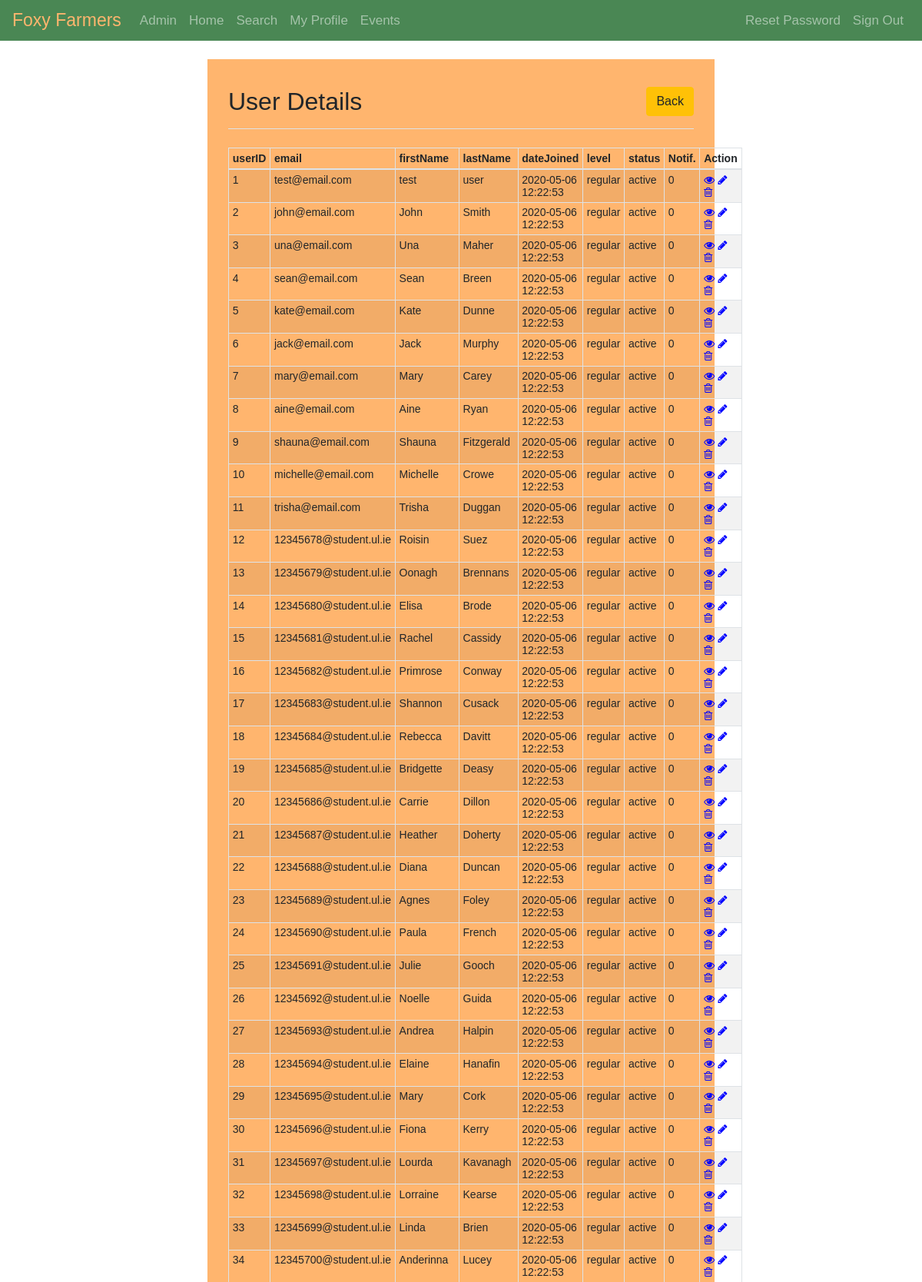
The page /pages/admin/user-home.php (signed in, upper part) on the database its author committed.
### tables this page shows
CREATE TABLE user (
  userID INT NOT NULL,
  firstName VARCHAR(128) NOT NULL,
  lastName VARCHAR(128) NOT NULL,
  email VARCHAR(128) NOT NULL UNIQUE,
  password VARCHAR(256) NOT NULL,
  dateJoined DATETIME NULL DEFAULT CURRENT_TIMESTAMP, 
  accessLevel ENUM("regular", "premium", "admin") NULL DEFAULT "regular",
  status ENUM("active", "banned", "suspended") NULL DEFAULT "active",
  notifications INT NULL DEFAULT 0
);

### pages/admin/user-home.php (the view, shortened to what this page needs)
<?php
require_once "../../utilities/config.php";
?>
    <div class="wrapper wrapper-wide">
        <div class="container-fluid">
            <div class="row">
                <div class="col-md-12">
                    <div class="pb-2 mt-4 mb-4 border-bottom clearfix">
                        <h2 class="float-left">User Details</h2>
                        <a href="admin-home.php" class="btn btn-warning float-right">Back</a>
                    </div>
                    <?php
                    $sql = "SELECT * FROM user";
                    if($result = mysqli_query($link, $sql)){
                        if(mysqli_num_rows($result) > 0){
                            echo "<table class='table table-bordered table-striped table-sm'>";
                                echo "<thead>";
                                    echo "<tr>";
                                        echo "<th>userID</th>";
                                        echo "<th>email</th>";
										echo "<th>firstName</th>";
                                        echo "<th>lastName</th>";
                                        echo "<th>dateJoined</th>";
                                        echo "<th>level</th>";
										echo "<th>status</th>";
                                        echo "<th>Notif.</th>";
                                        echo "<th>Action</th>";
                                    echo "</tr>";
                                echo "</thead>";
                                echo "<tbody>";
                                while($row = mysqli_fetch_array($result)){
                                    echo "<tr>";
                                        echo "<td>" . $row['userID'] . "</td>";
                                        echo "<td>" . $row['email'] . "</td>";
                                        echo "<td>" . $row['firstName'] . "</td>";
                                        echo "<td>" . $row['lastName'] . "</td>";
                                        echo "<td>" . $row['dateJoined'] . "</td>";
                                        echo "<td>" . $row['accessLevel'] . "</td>";
                                        echo "<td>" . $row['status'] . "</td>";
                                        echo "<td>" . $row['notifications'] . "</td>";
                                        echo "<td>";
                                            echo "<a href='../admin/user-read.php?userID=". $row['userID'] ."' title='View User' data-toggle='tooltip'><i class='fa fa-eye' aria-hidden='true'></i></a>";
                                            echo "<a href='../admin/user-update.php?userID=". $row['userID'] ."' title='Update User' data-toggle='tooltip'><i class='fa fa-pencil' aria-hidden='true'></i></a>";
                                            echo "<a href='../admin/user-delete.php?userID=". $row['userID'] ."' title='Delete User' data-toggle='tooltip'><i class='fa fa-trash-o' aria-hidden='true'></i></a>";
                                        echo "</td>";
                                    echo "</tr>";
                                }
                                echo "</tbody>";
                            echo "</table>";
                        } else{
                            echo "<p class='lead'><em>No records were found.</em></p>";
                        }
                    } else{
                        echo "ERROR: Could not able to execute $sql. " . mysqli_error($link);
                    }
                    ?>
                </div>
            </div>
        </div>
    </div>

### style/style.css (style rules this page uses)
* { -webkit-box-sizing: border-box; -moz-box-sizing: border-box; -ms-box-sizing: border-box; box-sizing: border-box; }
:root { --main-orange-color: rgb(255,181,110); --main-orange-color-inner-shadow: rgba(202, 126, 54, 0.8); --main-orange-color-outer-shadow: rgba(0, 0, 0, 0.5); --main-green-color: hsl(130, 29%, 41%); }
body { font: 14px sans-serif; background-image: url("../images/site-photos/background.png"); background-color: white; background-attachment: fixed; background-position: 50% 50%; // 3rdMay2020 Centre Background Image RM }
.wrapper { width: 30%; padding: 1%; margin: 2% auto; background-color: var(--main-orange-color); }
.wrapper-wide { width: 55%; }
.navbar { background-color: var(--main-green-color); }
.navbar .navbar-brand { color: var(--main-orange-color); font-size: 23px; }
.navbar .nav-item { font-size: 17px; }
table tr td:last-child a { margin-right: 10%; }
.fa-eye { color: blue; }
.fa-pencil { color: blue; }
.fa-trash-o { color: blue; }

### rows shown on the page
user: userID "1", email "test@email.com", firstName "test", lastName "user", dateJoined "2020-05-06 12:22:53", accessLevel "regular", status "active", notifications "0"
user: userID "2", email "john@email.com", firstName "John", lastName "Smith", dateJoined "2020-05-06 12:22:53", accessLevel "regular", status "active", notifications "0"
user: userID "3", email "una@email.com", firstName "Una", lastName "Maher", dateJoined "2020-05-06 12:22:53", accessLevel "regular", status "active", notifications "0"
user: userID "4", email "sean@email.com", firstName "Sean", lastName "Breen", dateJoined "2020-05-06 12:22:53", accessLevel "regular", status "active", notifications "0"
user: userID "5", email "kate@email.com", firstName "Kate", lastName "Dunne", dateJoined "2020-05-06 12:22:53", accessLevel "regular", status "active", notifications "0"
user: userID "6", email "jack@email.com", firstName "Jack", lastName "Murphy", dateJoined "2020-05-06 12:22:53", accessLevel "regular", status "active", notifications "0"
user: userID "7", email "mary@email.com", firstName "Mary", lastName "Carey", dateJoined "2020-05-06 12:22:53", accessLevel "regular", status "active", notifications "0"
user: userID "8", email "aine@email.com", firstName "Aine", lastName "Ryan", dateJoined "2020-05-06 12:22:53", accessLevel "regular", status "active", notifications "0"
user: userID "9", email "shauna@email.com", firstName "Shauna", lastName "Fitzgerald", dateJoined "2020-05-06 12:22:53", accessLevel "regular", status "active", notifications "0"
user: userID "10", email "michelle@email.com", firstName "Michelle", lastName "Crowe", dateJoined "2020-05-06 12:22:53", accessLevel "regular", status "active", notifications "0"
user: userID "11", email "trisha@email.com", firstName "Trisha", lastName "Duggan", dateJoined "2020-05-06 12:22:53", accessLevel "regular", status "active", notifications "0"
user: userID "12", email "12345678@student.ul.ie", firstName "Roisin", lastName "Suez", dateJoined "2020-05-06 12:22:53", accessLevel "regular", status "active", notifications "0"
user: userID "13", email "12345679@student.ul.ie", firstName "Oonagh", lastName "Brennans", dateJoined "2020-05-06 12:22:53", accessLevel "regular", status "active", notifications "0"
user: userID "14", email "12345680@student.ul.ie", firstName "Elisa", lastName "Brode", dateJoined "2020-05-06 12:22:53", accessLevel "regular", status "active", notifications "0"
user: userID "15", email "12345681@student.ul.ie", firstName "Rachel", lastName "Cassidy", dateJoined "2020-05-06 12:22:53", accessLevel "regular", status "active", notifications "0"
user: userID "16", email "12345682@student.ul.ie", firstName "Primrose", lastName "Conway", dateJoined "2020-05-06 12:22:53", accessLevel "regular", status "active", notifications "0"
user: userID "17", email "12345683@student.ul.ie", firstName "Shannon", lastName "Cusack", dateJoined "2020-05-06 12:22:53", accessLevel "regular", status "active", notifications "0"
user: userID "18", email "12345684@student.ul.ie", firstName "Rebecca", lastName "Davitt", dateJoined "2020-05-06 12:22:53", accessLevel "regular", status "active", notifications "0"
user: userID "19", email "12345685@student.ul.ie", firstName "Bridgette", lastName "Deasy", dateJoined "2020-05-06 12:22:53", accessLevel "regular", status "active", notifications "0"
user: userID "20", email "12345686@student.ul.ie", firstName "Carrie", lastName "Dillon", dateJoined "2020-05-06 12:22:53", accessLevel "regular", status "active", notifications "0"
user: userID "21", email "12345687@student.ul.ie", firstName "Heather", lastName "Doherty", dateJoined "2020-05-06 12:22:53", accessLevel "regular", status "active", notifications "0"
user: userID "22", email "12345688@student.ul.ie", firstName "Diana", lastName "Duncan", dateJoined "2020-05-06 12:22:53", accessLevel "regular", status "active", notifications "0"
user: userID "23", email "12345689@student.ul.ie", firstName "Agnes", lastName "Foley", dateJoined "2020-05-06 12:22:53", accessLevel "regular", status "active", notifications "0"
user: userID "24", email "12345690@student.ul.ie", firstName "Paula", lastName "French", dateJoined "2020-05-06 12:22:53", accessLevel "regular", status "active", notifications "0"
user: userID "25", email "12345691@student.ul.ie", firstName "Julie", lastName "Gooch", dateJoined "2020-05-06 12:22:53", accessLevel "regular", status "active", notifications "0"
user: userID "26", email "12345692@student.ul.ie", firstName "Noelle", lastName "Guida", dateJoined "2020-05-06 12:22:53", accessLevel "regular", status "active", notifications "0"
user: userID "27", email "12345693@student.ul.ie", firstName "Andrea", lastName "Halpin", dateJoined "2020-05-06 12:22:53", accessLevel "regular", status "active", notifications "0"
user: userID "28", email "12345694@student.ul.ie", firstName "Elaine", lastName "Hanafin", dateJoined "2020-05-06 12:22:53", accessLevel "regular", status "active", notifications "0"
user: userID "29", email "12345695@student.ul.ie", firstName "Mary", lastName "Cork", dateJoined "2020-05-06 12:22:53", accessLevel "regular", status "active", notifications "0"
user: userID "30", email "12345696@student.ul.ie", firstName "Fiona", lastName "Kerry", dateJoined "2020-05-06 12:22:53", accessLevel "regular", status "active", notifications "0"
user: userID "31", email "12345697@student.ul.ie", firstName "Lourda", lastName "Kavanagh", dateJoined "2020-05-06 12:22:53", accessLevel "regular", status "active", notifications "0"
user: userID "32", email "12345698@student.ul.ie", firstName "Lorraine", lastName "Kearse", dateJoined "2020-05-06 12:22:53", accessLevel "regular", status "active", notifications "0"
user: userID "33", email "12345699@student.ul.ie", firstName "Linda", lastName "Brien", dateJoined "2020-05-06 12:22:53", accessLevel "regular", status "active", notifications "0"
user: userID "34", email "12345700@student.ul.ie", firstName "Anderinna", lastName "Lucey", dateJoined "2020-05-06 12:22:53", accessLevel "regular", status "active", notifications "0"
